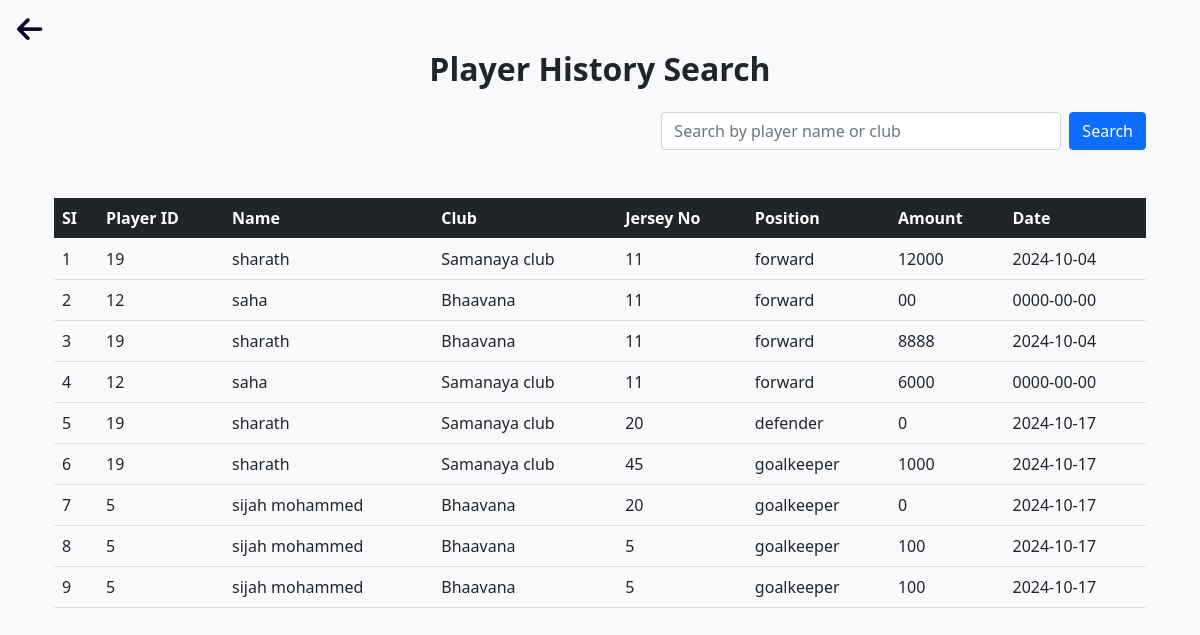
Screenshot of /playerhistory.php with the database file from the repository.
### tables this page shows
CREATE TABLE `player_history` (
  `id` int(100) NOT NULL,
  `player_id` varchar(100) NOT NULL,
  `name` varchar(100) NOT NULL,
  `club` varchar(100) NOT NULL,
  `jersy_no` varchar(100) NOT NULL,
  `position` varchar(100) NOT NULL,
  `amount` varchar(100) NOT NULL,
  `date` varchar(100) NOT NULL
);

CREATE TABLE `club` (
  `club_id` int(50) NOT NULL,
  `club_name` varchar(50) NOT NULL,
  `club_type` varchar(50) NOT NULL,
  `Man_name` varchar(50) NOT NULL,
  `email` varchar(50) NOT NULL,
  `mobile` varchar(20) NOT NULL,
  `district` varchar(20) NOT NULL,
  `logo` varchar(200) NOT NULL,
  `about` text NOT NULL DEFAULT 'Lorem ipsum dolor, sit amet consectetur adipisicing elit. Rerum suscipit odio itaque. Aliquid non debitis quidem repudiandae distinctio iure, ut reiciendis voluptates fugiat atque earum, illum et quod iusto dolores?',
  `password` varchar(100) NOT NULL,
  `login_count` int(11) DEFAULT 0
);

### playerhistory.php (the view, shortened to what this page needs)
<?php include('connection.php');
?>
<!DOCTYPE html>
<html lang="en">
<head>
    <link href="https://cdn.jsdelivr.net/npm/bootstrap@5.3.0/dist/css/bootstrap.min.css" rel="stylesheet">
    <link href="https://cdn.jsdelivr.net/npm/bootstrap@5.0.2/dist/css/bootstrap.min.css" rel="stylesheet">
  <link rel="stylesheet" href="https://cdnjs.cloudflare.com/ajax/libs/font-awesome/6.0.0-beta3/css/all.min.css">
</head>
<body>
<?php
$em = $_SESSION['email'];
$sq = "SELECT * FROM user WHERE email = '$em'";
$result = mysqli_query($conn, $sq);
if (mysqli_num_rows($result) > 0) {
    $page = 'user_profile.php';
} else {
    $page = 'club_pannel.php';
}
?>
<a href="<?php echo $page; ?>" style="text-decoration: none;">
    <i class="fa-solid fa-arrow-left"
       style="font-size: 29px; color: #0c0629; position: fixed; left: 17px; top: 15px;"></i>
</a>
<div class="container">
    <div class="search-container">
        <h2 class="mb-4" style="font-weight: 900;">Player History Search</h2>
        <form method="GET" class="d-flex justify-content-center">
            <input type="text" name="query" class="form-control me-2 search-input" placeholder="Search by player name or club">
            <button class="btn btn-primary">Search</button>
        </form>
    </div>
    <div class="table-responsive">
        <table class="table table-hover mt-5">
            <thead class="table-dark">
                <tr>
                    <th>SI</th>
                    <th>Player ID</th>
                    <th>Name</th>
                    <th>Club</th>
                    <th>Jersey No</th>
                    <th>Position</th>
                    <th>Amount</th>
                    <th>Date</th>
                </tr>
            </thead>
            <tbody>
                <?php
                if (isset($_GET['query'])) {
                    $search = $conn->real_escape_string($_GET['query']);
                    $sql = "SELECT * FROM player_history
                            WHERE name LIKE '%$search%' OR club LIKE '%$search%'";
                } else {
                    $sql = "SELECT * FROM player_history";
                }
                $result = $conn->query($sql);
                if ($result->num_rows > 0) {
                    $count = 1;
                    while ($row = $result->fetch_assoc()) {
                        ?><tr>
                                <td><?php echo $count; ?></td>
                                <td><?php echo $row['player_id']?></td>
                                <td><?php echo $row['name']; ?></td>
                                <td>
                                    <?php
                                    $em =  $row['club'];
                                    $sq = "SELECT club_name FROM club WHERE email = '$em'";
                                    $rs = mysqli_query($conn,$sq);
                                    $dd = mysqli_fetch_assoc($rs);
                                    echo $dd['club_name'];
                                    ?>
                                </td>
                                <td><?php echo $row['jersy_no']; ?></td>
                                <td><?php echo $row['position']; ?></td>
                                <td><?php echo $row['amount']; ?></td>
                                <td><?php echo $row['date']; ?></td>
                              </tr>
                              <?php
                              $count++;
                    }
                } else {
                    echo "<tr><td colspan='8' class='text-center'>No records found</td></tr>";
                }
                ?>
            </tbody>
        </table>
    </div>
</div>
</body>
</html>

### playerhistory.php (style rules this page uses)
body { background-color: #f8f9fa; }
.search-container { margin-top: 50px; text-align: center; }
.search-input { width: 400px; margin: 0 auto; }
table { margin-top: 20px; }

### rows the page displays
player_history: player "19", name "sharath", club.club_name "Samanaya club", jersy_no "11", position "forward", amount "12000", date "2024-10-04"
player_history: player "12", name "saha", club.club_name "Bhaavana", jersy_no "11", position "forward", amount "00", date "0000-00-00"
player_history: player "19", name "sharath", club.club_name "Bhaavana", jersy_no "11", position "forward", amount "8888", date "2024-10-04"
player_history: player "12", name "saha", club.club_name "Samanaya club", jersy_no "11", position "forward", amount "6000", date "0000-00-00"
player_history: player "19", name "sharath", club.club_name "Samanaya club", jersy_no "20", position "defender", amount "0", date "2024-10-17"
player_history: player "19", name "sharath", club.club_name "Samanaya club", jersy_no "45", position "goalkeeper", amount "1000", date "2024-10-17"
player_history: player "5", name "sijah mohammed", club.club_name "Bhaavana", jersy_no "20", position "goalkeeper", amount "0", date "2024-10-17"
player_history: player "5", name "sijah mohammed", club.club_name "Bhaavana", jersy_no "5", position "goalkeeper", amount "100", date "2024-10-17"
player_history: player "5", name "sijah mohammed", club.club_name "Bhaavana", jersy_no "5", position "goalkeeper", amount "100", date "2024-10-17"
